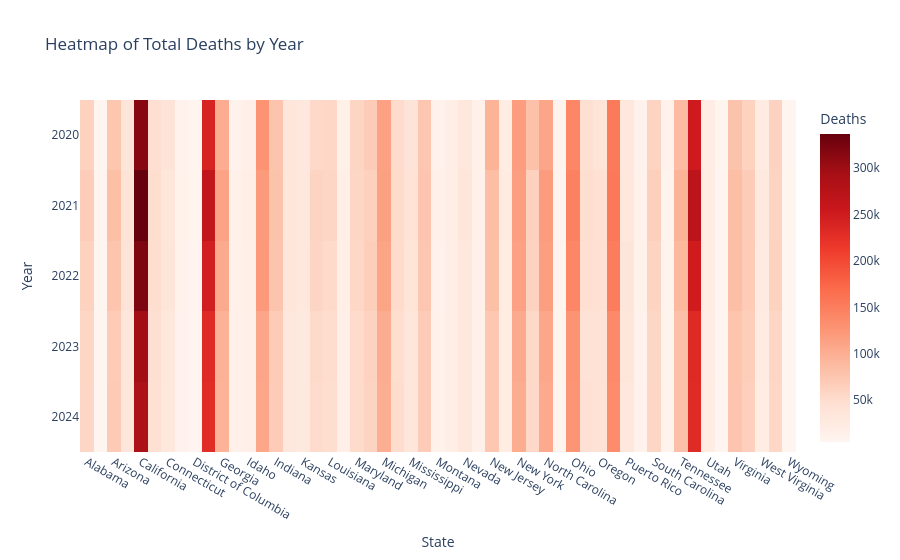

The notebook cell this image was saved under:
### Markdown cell above
### Basic Heatmap 
**Example Question: What is the trend of total death count across years and states?**
**Example Question: Conditional on the state, Which year has the highest total death count?** <br>
- Note: Only show one example in this notebook: Heatmap of Total Deaths by Year 
- Note. The loop is provided as follows.
  
   >>>
   ``` Python
    for selected_disease in diseases:
        filtered_df = df[df["State"] != "United States"].copy()   ## excluding the United States from the heatmap 
    
        pivot_df = filtered_df.pivot_table(index="Year", columns="State", values=selected_disease, aggfunc="sum")
        heatmap_fig = px.imshow(pivot_df, labels=dict(color="Deaths"),
                                color_continuous_scale = 'Reds',
                                title=f"Heatmap of {selected_disease} by Year")
    
    
        heatmap_fig.update_layout(height=800)
        heatmap_fig.show()
    ```
   >>> <br>

### Code cell
filtered_df = df[df["State"] != "United States"].copy()   
## excluding the United States from the heatmap to bc US has the combined count for all the states
    
# Heatmap (Aggregated)
pivot_df = filtered_df.pivot_table(index="Year", columns="State", values='Total Deaths', aggfunc="sum")
heatmap = px.imshow(pivot_df, labels=dict(color="Deaths"),
                        color_continuous_scale = 'Reds',
                        title=f"Heatmap of Total Deaths by Year")


heatmap.update_layout(height=800)

heatmap.show()

### Figure 1 — Plotly figure (JSON) as saved in the notebook; plotly's stock layout.template omitted (floating-point values rounded to 4 significant figures; data arrays with more than 128 entries replaced by an {"elided": "..."} marker saying what was removed)
{"data": [{"coloraxis": "coloraxis", "hovertemplate": "State: %{x}<br>Year: %{y}<br>Deaths: %{z}<extra></extra>", "name": "0", "type": "heatmap", "x": ["Alabama", "Alaska", "Arizona", "Arkansas", "California", "Colorado", "Connecticut", "Delaware", "District of Columbia", "Florida", "Georgia", "Hawaii", "Idaho", "Illinois", "Indiana", "Iowa", "Kansas", "Kentucky", "Louisiana", "Maine", "Maryland", "Massachusetts", "Michigan", "Minnesota", "Mississippi", "Missouri", "Montana", "Nebraska", "Nevada", "New Hampshire", "New Jersey", "New Mexico", "New York", "New York City", "North Carolina", "North Dakota", "Ohio", "Oklahoma", "Oregon", "Pennsylvania", "Puerto Rico", "Rhode Island", "South Carolina", "South Dakota", "Tennessee", "Texas", "Utah", "Vermont", "Virginia", "Washington", "West Virginia", "Wisconsin", "Wyoming"], "xaxis": "x", "y": [2020, 2021, 2022, 2023, 2024], "yaxis": "y", "z": {"elided": "5x53 int values"}}], "layout": {"autosize": true, "coloraxis": {"colorbar": {"title": {"text": "Deaths"}}, "colorscale": [[0, "rgb(255,245,240)"], [0.125, "rgb(254,224,210)"], [0.25, "rgb(252,187,161)"], [0.375, "rgb(252,146,114)"], [0.5, "rgb(251,106,74)"], [0.625, "rgb(239,59,44)"], [0.75, "rgb(203,24,29)"], [0.875, "rgb(165,15,21)"], [1, "rgb(103,0,13)"]]}, "title": {"text": "Heatmap of Total Deaths by Year"}, "xaxis": {"anchor": "y", "autorange": true, "constrain": "domain", "domain": [0, 1], "range": [-0.5, 52.5], "scaleanchor": "y", "title": {"text": "State"}, "type": "category"}, "yaxis": {"anchor": "x", "autorange": true, "constrain": "domain", "domain": [0, 1], "range": [2024.0, 2020.0], "title": {"text": "Year"}, "type": "linear"}}}
